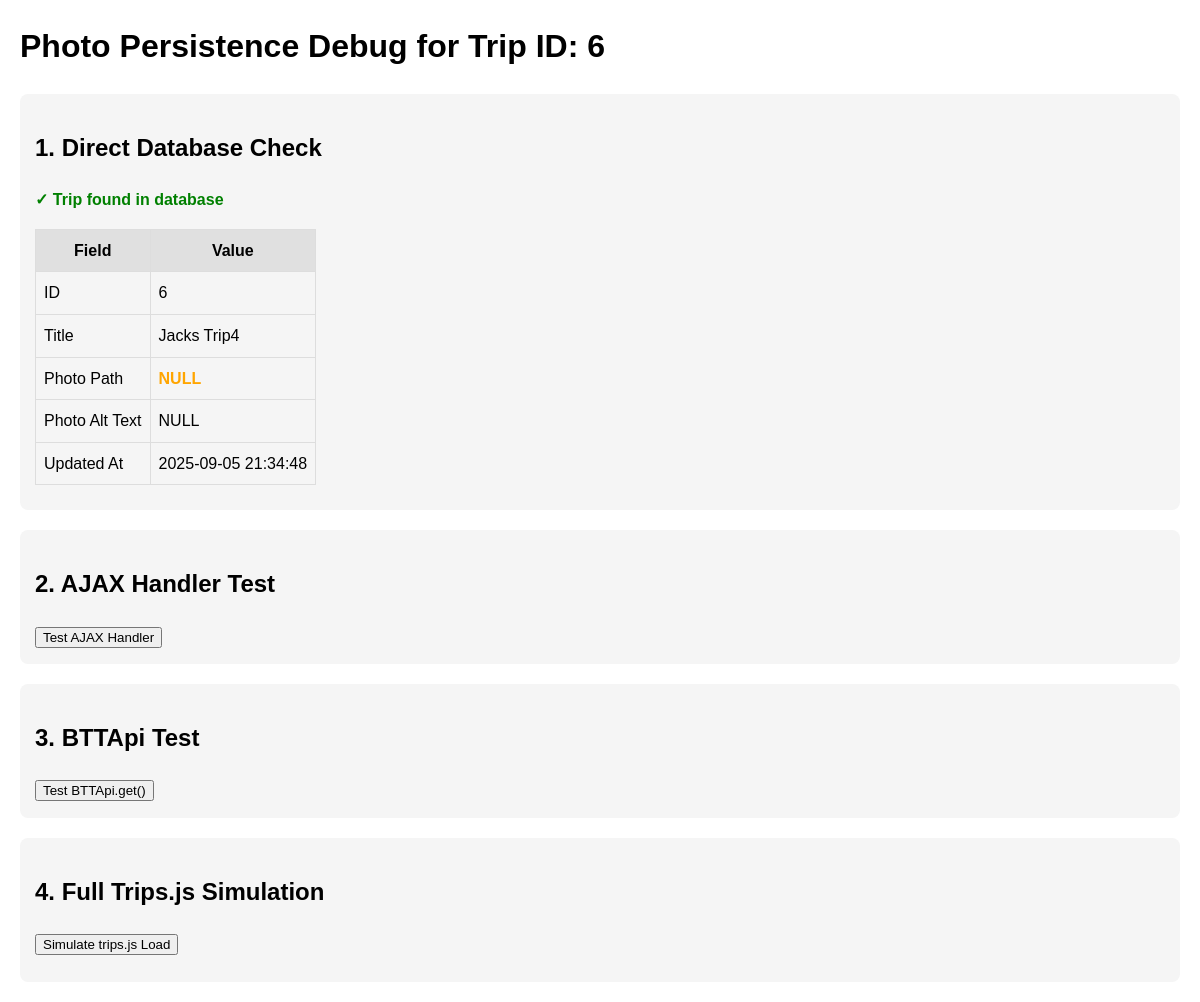
Page /debug-photo-persistence.php (signed in) on the earlier database version.
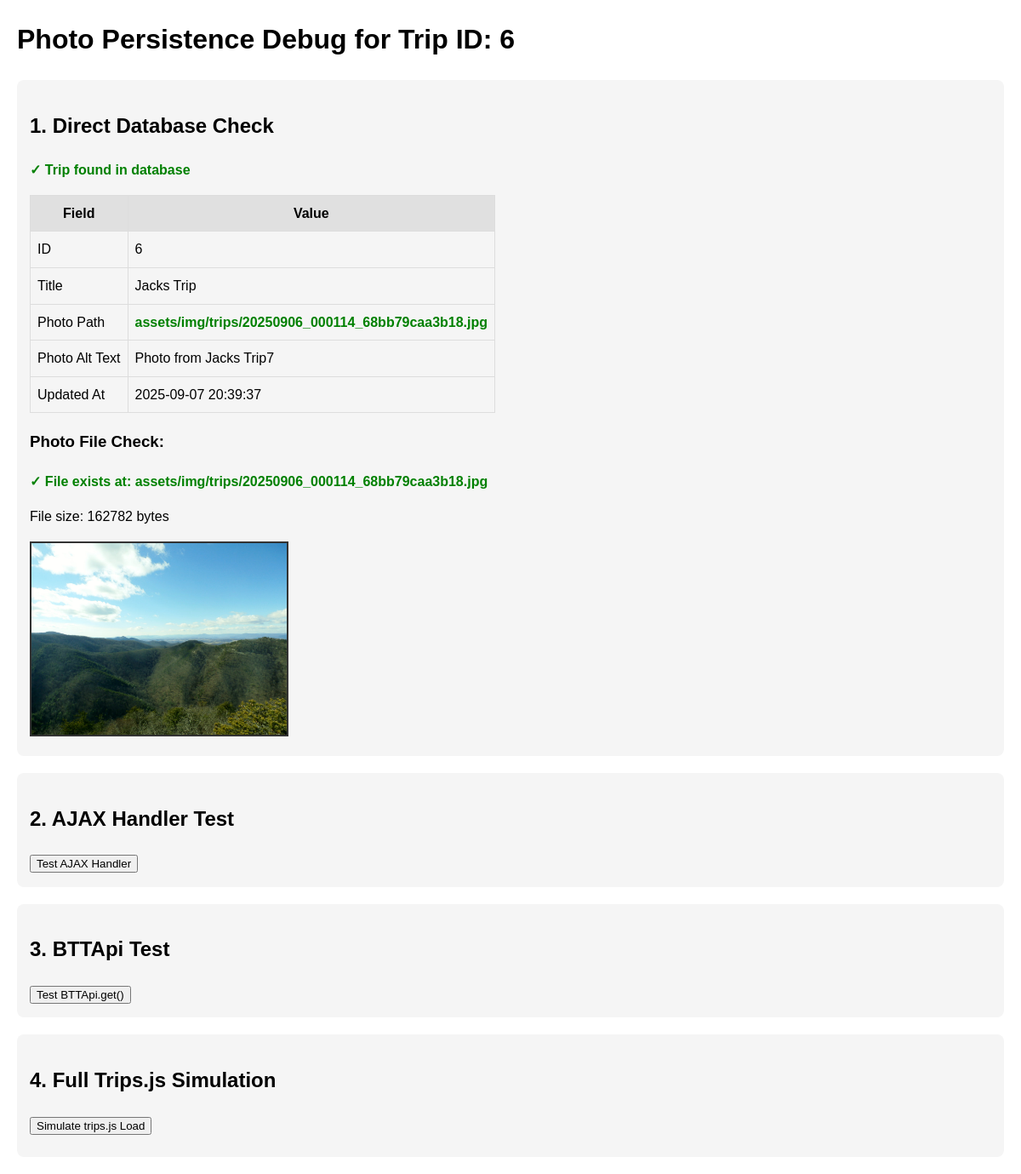
Same page on the later database version.
### tables this page shows
CREATE TABLE "trips" (
id INTEGER PRIMARY KEY AUTOINCREMENT,
title TEXT NOT NULL,
location TEXT,
start_date TEXT,
end_date TEXT,
distance REAL,
distance_unit TEXT DEFAULT 'miles',
elevation_gain REAL,
difficulty TEXT,
trip_type TEXT,
description TEXT,
backpack_id INTEGER,
completed INTEGER DEFAULT 0,
favorite INTEGER DEFAULT 0,
image_url TEXT,
image_alt TEXT,
user_id INTEGER NOT NULL,
created_at TEXT DEFAULT CURRENT_TIMESTAMP,
updated_at TEXT DEFAULT CURRENT_TIMESTAMP, permit_required INTEGER DEFAULT 0, permit_info TEXT, water_sources TEXT, camping_type TEXT, expected_weather TEXT, trail_conditions TEXT, emergency_contact TEXT, trailhead_parking TEXT, photo_path TEXT, photo_alt_text TEXT, pre_trip_notes TEXT, post_trip_notes TEXT, lessons_learned TEXT, permit_cost REAL, parking_cost REAL, cell_coverage VARCHAR(50), crowd_level VARCHAR(50),
FOREIGN KEY (backpack_id) REFERENCES backpacks(id) ON DELETE SET NULL,
FOREIGN KEY (user_id) REFERENCES users(id) ON DELETE CASCADE
);

### debug-photo-persistence.php (the view, shortened to what this page needs)
<?php
$user_id = $_SESSION['user_id'] ?? null;
$trip_id = $_GET['trip_id'] ?? 6;
?>
<!DOCTYPE html>
<html>
<head>
</head>
<body>
    <h1>Photo Persistence Debug for Trip ID: <?php echo htmlspecialchars($trip_id); ?></h1>
    <div class="section">
        <h2>1. Direct Database Check</h2>
        <?php
        try {
            $db = new PDO('sqlite:' . __DIR__ . '/storage/sqlite/btt.db');
            $stmt = $db->prepare("SELECT * FROM trips WHERE id = ? AND user_id = ?");
            $stmt->execute([$trip_id, $user_id]);
            $trip = $stmt->fetch(PDO::FETCH_ASSOC);
            if ($trip) {
                echo "<p class='success'>✓ Trip found in database</p>";
                echo "<table>";
                echo "<tr><th>Field</th><th>Value</th></tr>";
                echo "<tr><td>ID</td><td>{$trip['id']}</td></tr>";
                echo "<tr><td>Title</td><td>" . htmlspecialchars($trip['title']) . "</td></tr>";
                echo "<tr><td>Photo Path</td><td class='" . ($trip['photo_path'] ? 'success' : 'warning') . "'>" .
                     htmlspecialchars($trip['photo_path'] ?: 'NULL') . "</td></tr>";
                echo "<tr><td>Photo Alt Text</td><td>" . htmlspecialchars($trip['photo_alt_text'] ?: 'NULL') . "</td></tr>";
                echo "<tr><td>Updated At</td><td>{$trip['updated_at']}</td></tr>";
                echo "</table>";
                if ($trip['photo_path']) {
                    $fullPath = __DIR__ . '/' . $trip['photo_path'];
                    echo "<h3>Photo File Check:</h3>";
                    if (file_exists($fullPath)) {
                        echo "<p class='success'>✓ File exists at: " . htmlspecialchars($trip['photo_path']) . "</p>";
                        echo "<p>File size: " . filesize($fullPath) . " bytes</p>";
                        echo "<img src='{$trip['photo_path']}' alt='Trip photo'>";
                    } else {
                        echo "<p class='error'>✗ File NOT found at: " . htmlspecialchars($fullPath) . "</p>";
                    }
                }
            } else {
                echo "<p class='error'>✗ Trip not found or doesn't belong to user</p>";
            }
        } catch (Exception $e) {
            echo "<p class='error'>Database error: " . htmlspecialchars($e->getMessage()) . "</p>";
        }
        ?>
    </div>
    <div class="section">
        <h2>2. AJAX Handler Test</h2>
        <button onclick="testAjaxHandler()">Test AJAX Handler</button>
    </div>
    <div class="section">
        <h2>3. BTTApi Test</h2>
        <button onclick="testBTTApi()">Test BTTApi.get()</button>
    </div>
    <div class="section">
        <h2>4. Full Trips.js Simulation</h2>
        <button onclick="simulateTripsJs()">Simulate trips.js Load</button>
    </div>
</body>
</html>

### debug-photo-persistence.php (style rules this page uses)
body { font-family: Arial, sans-serif; margin: 20px; line-height: 1.6; }
.section { margin: 20px 0; padding: 15px; background: #f5f5f5; border-radius: 8px; }
.success { color: green; font-weight: bold; }
img { max-width: 300px; height: auto; border: 2px solid #333; }
table { border-collapse: collapse; margin: 10px 0; }
td, th { border: 1px solid #ddd; padding: 8px; }
th { background: #e0e0e0; }
.warning { color: orange; font-weight: bold; }

Differences in the rows shown:
changed trips id 6: title "Jacks Trip4" → "Jacks Trip"; photo_path "NULL" → "assets/img/trips/20250906_000114_68bb79caa3b18.jpg"; photo_alt_text "NULL" → "Photo from Jacks Trip7"; updated_at "2025-09-05 21:34:48" → "2025-09-07 20:39:37"; photo_path (not shown) → "assets/img/trips/20250906_000114_68bb79caa3b18.jpg"; photo_path (not shown) → "162782"; photo_path: picture added
Other differences:
text now shown: "Photo File Check: ✓ File exists at: File size: bytes"
